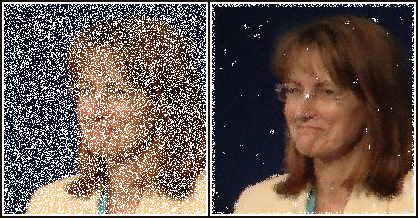
#> input picture relatorio2/filtromediana.png, 418 x 218 px
$ python ativ2_mediaMediana.py
#> lines starting #> are read from the running program, lines starting #| are printed output that depends on the picture
# Relatório 2 - PDI
# Bruno Marra - 3029
# Gustavo Viegas - 3026
# Heitor Passeado - 3055
#
# Descrição da Atividade:
#
# 1) Para a imagem MENINA, aplicar a equalização do histograma, apresentando a
# imagem e histograma antes e depois da equalização. Descreva o que ocorreu com
# o histograma.
# 2) Para a imagem FILTROMEDIANA, converter a imagem para mono e aplicar o
# filtro de media simples e o filtro de mediana, e analisar os resultados.
# 3) Para a imagem de impressao digital, converter para mono e aplicar filtro
# prewitt, sobel, canny e roberts, e comparar os resultados.
# 4) Para a imagem MicroHematuria, utilizar as técnicas que achar necessária
# para obter uma imagem binarizada mostrando as bordas dos globulos de sangue
# presentes na imagem.
#
# Este arquivo se refere a atividade 2).

# Carregando as bibliotecas necessárias
import cv2
import numpy as np

"""
Ruido de Salt N' Pepper
"""
def salt_n_pepper(img, pad, show=1):
    noise = np.random.randint(pad, size=(img.shape[0], img.shape[1], 1))
    img = np.where(noise == 0, 0, img)
    img = np.where(noise == (pad-1), 1, img)
    img = np.uint8(img)
    return img

# Carrega a imagem original
imagemoriginal = cv2.imread("filtromediana.png")
#> imagemoriginal is the input picture: shape (218, 418, 3); mean B, G, R 84.2, 91.3, 108.1
image = salt_n_pepper(imagemoriginal, 300)

# Aplica os respectivos filtros
median = cv2.medianBlur(image, 5)
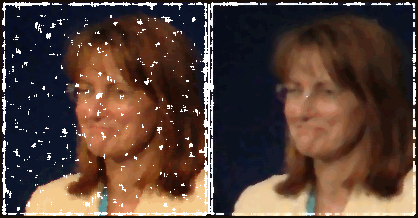
#> median: shape (218, 418, 3); mean of channels 0, 1, 2 55.7, 64.6, 85.4; drawn as B, G, R
kernel = np.ones((5, 5), np.float32) / 25
average = cv2.filter2D(image, -1, kernel)
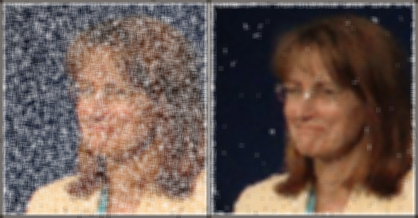
#> average: shape (218, 418, 3); mean of channels 0, 1, 2 84.3, 91.4, 108; drawn as B, G, R

# Salva a imagem
cv2.imwrite("resultados/mediana.png", median)
cv2.imwrite("resultados/media.png", average)
